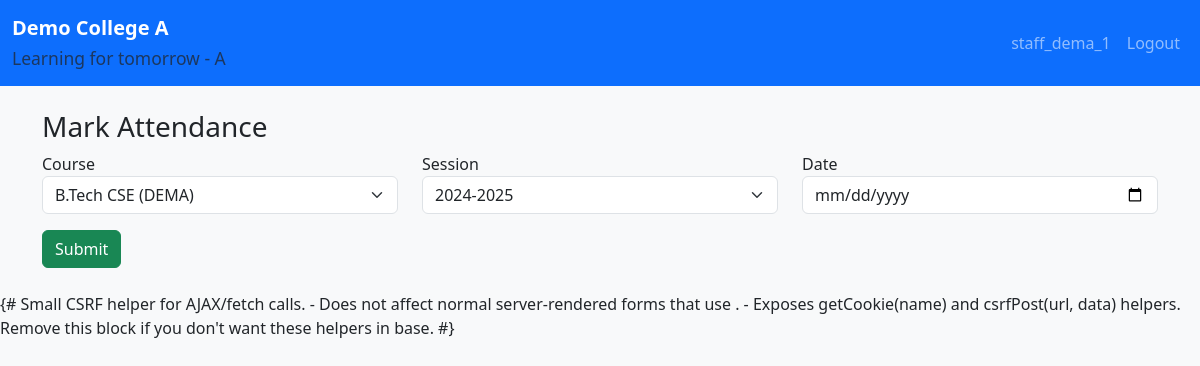
The page /staff-attendance/ (signed in) on the database its author committed.
### student_management_app/models.py (models this page shows, shortened)
class College(models.Model):
    name = models.CharField(max_length=255, unique=True)
    code = models.CharField(max_length=64, unique=True)
    tagline = models.CharField(max_length=255, blank=True)
    logo = models.ImageField(upload_to='college_logo/', blank=True, null=True)
    hero_image = models.ImageField(upload_to='college_hero/', blank=True, null=True)
    created_at = models.DateTimeField(auto_now_add=True)

class CustomUser(AbstractUser):
    STUDENT = 1
    STAFF = 2
    HOD = 3
    USER_TYPE_CHOICES = (
        (HOD, 'HOD'),
        (STAFF, 'Staff'),
        (STUDENT, 'Student'),
    )
    user_type = models.PositiveSmallIntegerField(choices=USER_TYPE_CHOICES, default=STUDENT)
    college = models.ForeignKey(College, null=True, blank=True, on_delete=models.SET_NULL, related_name='users')

### student_management_app/views.py (the view, shortened to what this page needs)
# urls.py: path("staff-attendance/", views.staff_attendance, name="staff_attendance"),
def staff_attendance(request):
    if not request.user.is_authenticated or getattr(request.user, "user_type", None) != CustomUser.STAFF:
        messages.error(request, 'Unauthorized')
        return redirect('student_management_app:login')
    college = request.user.college
    courses = Course.objects.filter(college=college) if college else Course.objects.none()
    sessions = SessionYear.objects.filter(college=college) if college else SessionYear.objects.none()
    return render(request, 'student_management_app/staff_attendance.html', {'courses': courses, 'sessions': sessions})

### student_management_app/context_processors.py (called while the page is built)
def college_profile(request):
    colleges = College.objects.all()
    selected_college = None
    college_id = request.session.get('selected_college_id')
    if college_id:
        selected_college = College.objects.filter(id=college_id).first()
    return {
        'college_profile': selected_college,
        'colleges': colleges,
    }

### student_management_app/templates/student_management_app/staff_attendance.html (shortened to what this page needs)
{% extends "student_management_app/base.html" %}
{% block content %}
<h3>Mark Attendance</h3>
<form method="post">
  <div class="row">
    <div class="col-md-4">
      <label>Course</label>
      <select name="course" class="form-select" required>
        {% for c in courses %}
          <option value="{{ c.id }}">{{ c.name }}</option>
        {% endfor %}
      </select>
    </div>
    <div class="col-md-4">
      <label>Session</label>
      <select name="session" class="form-select" required>
        {% for s in sessions %}
          <option value="{{ s.id }}">{{ s.session_start_year }}-{{ s.session_end_year }}</option>
        {% endfor %}
      </select>
    </div>
    <div class="col-md-4">
      <label>Date</label>
      <input type="date" name="attendance_date" class="form-control" required>
    </div>
  </div>
  <button type="submit" class="btn btn-success mt-3">Submit</button>
</form>
{% endblock %}

### student_management_app/templates/student_management_app/base.html (shortened to what this page needs)
{% load static %}
<!doctype html>
<html lang="en">
<head>
  <link href="https://cdn.jsdelivr.net/npm/bootstrap@5.3.2/dist/css/bootstrap.min.css" rel="stylesheet">
  <link href="{% static 'css/custom.css' %}" rel="stylesheet">
</head>
<body>
<nav class="navbar navbar-expand-lg navbar-dark bg-primary">
  <div class="container-fluid">
    <a class="navbar-brand d-flex align-items-center" href="{% url 'student_management_app:home' %}">
      <div>
        {% if college_profile %}
          <strong>{{ college_profile.name }}</strong><br>
          <small class="text-muted">{{ college_profile.tagline }}</small>
        {% else %}
          <strong>College CMS</strong>
        {% endif %}
      </div>
    </a>
    <div class="collapse navbar-collapse" id="navCollapse">
      <ul class="navbar-nav ms-auto">
        {% if user.is_authenticated %}
          <li class="nav-item"><a class="nav-link" href="#">{{ user.username }}</a></li>
          <li class="nav-item"><a class="nav-link" href="{% url 'student_management_app:logout' %}">Logout</a></li>
        {% endif %}
      </ul>
    </div>
  </div>
</nav>
<div class="container py-4">
  {% block content %}{% endblock %}
</div>
{# Small CSRF helper for AJAX/fetch calls.
   - Does not affect normal server-rendered forms that use {% csrf_token %}.
   - Exposes getCookie(name) and csrfPost(url, data) helpers.
   Remove this block if you don't want these helpers in base. #}
</body>
</html>

### static/css/custom.css (style rules this page uses)
body { background: #f8f9fa; }

### rows shown on the page
College: name "Demo College A", tagline "Learning for tomorrow - A"
CustomUser: username "staff_dema_1"

### other values the page prints
form field course "B.Tech CSE (DEMA)"
form field session "2024-2025"
